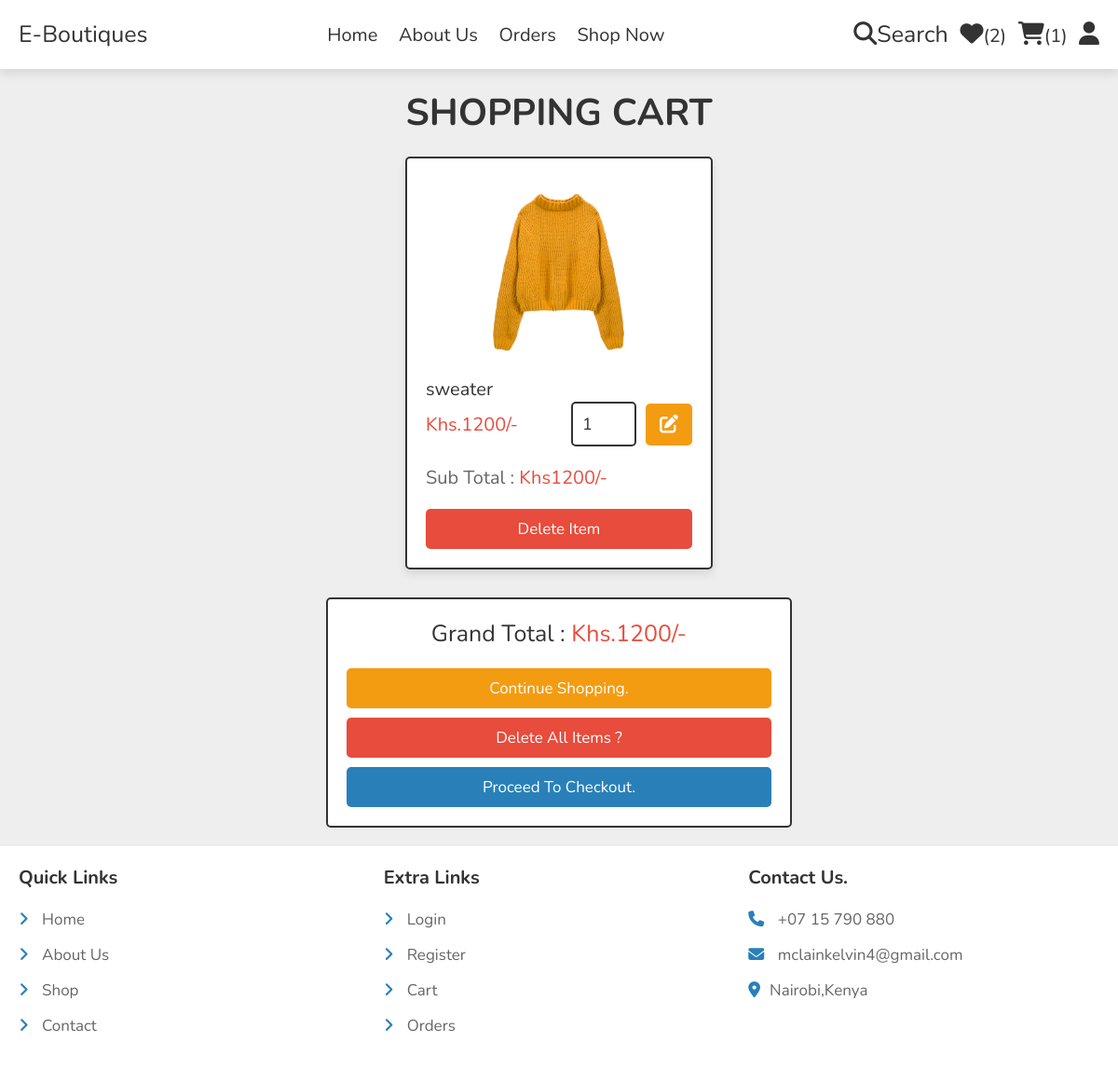
The app's page /e-boutiques/cart.php (signed in) with its own data.
### tables this page shows
CREATE TABLE `cart` (
  `id` int(100) NOT NULL,
  `user_id` int(100) NOT NULL,
  `pid` int(100) NOT NULL,
  `name` varchar(100) NOT NULL,
  `price` int(10) NOT NULL,
  `quantity` int(10) NOT NULL,
  `image` varchar(100) NOT NULL
);

### e-boutiques/cart.php (the view, shortened to what this page needs)
<?php
include 'components/connect.php';
if(isset($_SESSION['user_id'])){
   $user_id = $_SESSION['user_id'];
}else{
   $user_id = '';
   header('location:user_login.php');
};
?>
<!DOCTYPE html>
<html lang="en">
<head>
   <link rel="stylesheet" href="https://cdnjs.cloudflare.com/ajax/libs/font-awesome/6.1.1/css/all.min.css">
   <link rel="stylesheet" href="css/style.css">
</head>
<body>
<?php include 'components/user_header.php'; ?>
<section class="products shopping-cart">
   <h3 class="heading">Shopping cart</h3>
   <div class="box-container">
   <?php
      $grand_total = 0;
      $select_cart = $conn->prepare("SELECT * FROM `cart` WHERE user_id = ?");
      $select_cart->execute([$user_id]);
      if($select_cart->rowCount() > 0){
         while($fetch_cart = $select_cart->fetch(PDO::FETCH_ASSOC)){
   ?>
   <form action="" method="post" class="box">
      <img src="uploaded_img/<?= $fetch_cart['image']; ?>" alt="">
      <div class="name"><?= $fetch_cart['name']; ?></div>
      <div class="flex">
         <div class="price">Khs.<?= $fetch_cart['price']; ?>/-</div>
         <input type="number" name="qty" class="qty" min="1" max="99" onkeypress="if(this.value.length == 2) return false;" value="<?= $fetch_cart['quantity']; ?>">
         <button type="submit" class="fas fa-edit" name="update_qty"></button>
      </div>
      <div class="sub-total"> Sub Total : <span>Khs<?= $sub_total = ($fetch_cart['price'] * $fetch_cart['quantity']); ?>/-</span> </div>
      <input type="submit" value="delete item" onclick="return confirm('delete this from cart?');" class="delete-btn" name="delete">
   </form>
   <?php
   $grand_total += $sub_total;
      }
   }else{
      echo '<p class="empty">your cart is empty</p>';
   }
   ?>
   </div>
   <div class="cart-total">
      <p>Grand Total : <span>Khs.<?= $grand_total; ?>/-</span></p>
      <a href="shop.php" class="option-btn">Continue Shopping.</a>
      <a href="cart.php?delete_all" class="delete-btn <?= ($grand_total > 1)?'':'disabled'; ?>" onclick="return confirm('delete all from cart?');">Delete All Items ?</a>
      <a href="checkout.php" class="btn <?= ($grand_total > 1)?'':'disabled'; ?>">Proceed to Checkout.</a>
   </div>
</section>
<?php include 'components/footer.php'; ?>
</body>
</html>

### e-boutiques/css/style.css (style rules this page uses)
:root { --main-color:#2980b9; --orange:#f39c12; --red:#e74c3c; --black:#333; --white:#fff; --light-color:#666; --light-bg:#eee; --border:.2rem solid var(--black); --box-shadow:0 .5rem 1rem rgba(0,0,0,.1); }
* { font-family: 'Nunito', sans-serif; margin:0; padding:0; box-sizing: border-box; outline: none; border:none; text-decoration: none; }
html { font-size: 62.5%; overflow-x: hidden; }
body { background-color: var(--light-bg); }
section { padding:2rem; max-width: 1200px; margin:0 auto; }
.heading { font-size: 4rem; color:var(--black); margin-bottom: 2rem; text-align: center; text-transform: uppercase; }
.btn, .delete-btn, .option-btn { display: block; width: 100%; margin-top: 1rem; border-radius: .5rem; padding:1rem 3rem; font-size: 1.7rem; text-transform: capitalize; color:var(--white); cursor: pointer; text-align: center; }
.btn { background-color: var(--main-color); }
.option-btn { background-color: var(--orange); }
.delete-btn { background-color: var(--red); }
.products .box-container { display: grid; grid-template-columns: repeat(auto-fit, 33rem); gap:1.5rem; justify-content: center; align-items: flex-start; }
.products .box-container .box { position: relative; background-color: var(--white); box-shadow: var(--box-shadow); border-radius: .5rem; border:var(--border); padding:2rem; overflow: hidden; }
.products .box-container .box img { height: 20rem; width: 100%; object-fit: contain; margin-bottom: 1rem; }
.products .box-container .box .name { font-size: 2rem; color:var(--black); }
.products .box-container .box .flex { display: flex; align-items: center; gap:1rem; }
.products .box-container .box .flex .qty { width: 7rem; padding:1rem; border:var(--border); font-size: 1.8rem; color:var(--black); border-radius: .5rem; }
.products .box-container .box .flex .price { font-size: 2rem; color:var(--red); margin-right: auto; }
.shopping-cart .fa-edit { height: 4.5rem; border-radius: .5rem; background-color: var(--orange); width: 5rem; font-size: 2rem; color:var(--white); cursor: pointer; }
.shopping-cart .sub-total { margin:2rem 0; font-size: 2rem; color:var(--light-color); }
.shopping-cart .sub-total span { color:var(--red); }
.cart-total { max-width: 50rem; margin:0 auto; margin-top: 3rem; background-color: var(--white); border:var(--border); border-radius: .5rem;; padding:2rem; text-align: center; }
.cart-total p { font-size: 2.5rem; color:var(--black); margin-bottom: 2rem; }
.cart-total p span { color:var(--red); }

### records on screen
cart: image (picture), name "sweater", price "1200", qty "1"

### other values on screen
$total_wishlist_counts "2"
$total_cart_counts "1"
$grand_total "1200"
